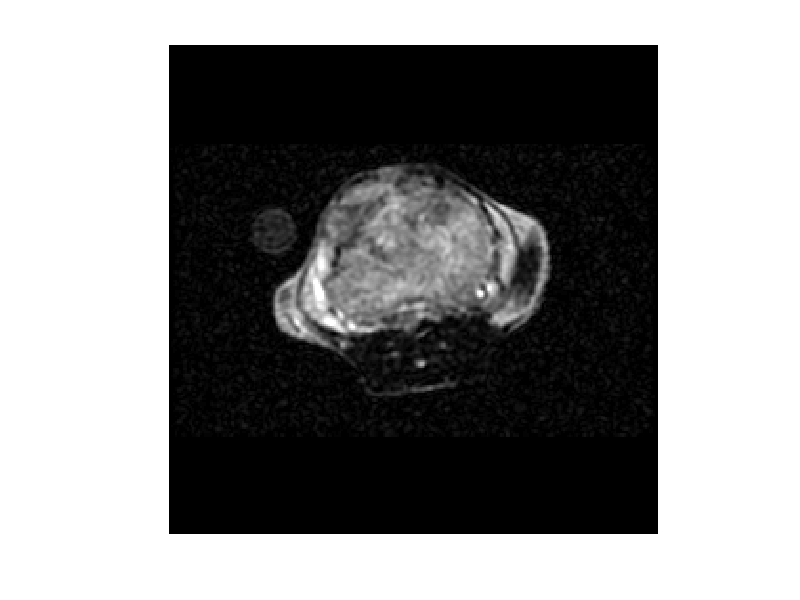

The MATLAB source for this figure: (Note: this script raises an error after producing the figure.)
% Script generates figures from paper "Optimizing flip angle sequences 
% for physiological parameter estimation in hyperpolarized carbon-13
% magnetic resonance imaging experiments"
%
% John Maidens
% July 2015 

clear all 
close all
clc 

berkeley_colors = ...
 1/256*[  0,   0,   0;
         45,  99, 127; 
        224, 158,  25; 
        194, 185, 167;
        217, 102, 31;
        185, 211, 182]; 

    
%% Visualize proton data 

slice = 5; 
load('fsems_anatomy.mat', 'im_h')
figure
image(im_h(:, :, slice)/300) 
colormap(gray)
axis off
daspect([1 1 1])
tightfig(gcf); 
print(gcf, '-dpdf', 'proton_image.pdf');


%% Extract time series data from particular voxels from tumour region 

% choose location from which to extract time series 
x_tissue = 9; % coordinates for center of left kindney region 
y_tissue = 8; % coordinates for center of left kindney region
r_tissue = 2;  % radius for left kidney region
x_blood = 8;  % coordinates for center of blood vessel region
y_blood = 10;  % coordinates for center of blood vessel region
r_blood = 1.1;   % radius for blood vessel region
location_params = [x_tissue, y_tissue, r_tissue, x_blood, y_blood, r_blood];

% extract time series from experiment 1 data 
%   -- Fisher information optimized flip angles 
load('exp1_raw_data.mat') 
[ mean_AIF_exp1, mean_pyruvate_exp1, mean_lactate_exp1,  ...
      all_AIF_exp1,     all_pyruvate_exp1,     all_lactate_exp1, ...
      coords] ...
    = extract_time_series( pa(:, :, :, 1), lac(:, :, :, 1), im_h, location_params);
alpha_exp1 = pi/180*flips; % flip angles used 

% extract time series from experiment 1 data 
%   -- Fisher information optimized flip angles 
load('exp2_raw_data.mat') 
[ mean_AIF_exp2, mean_pyruvate_exp2, mean_lactate_exp2,  ...
      all_AIF_exp2,     all_pyruvate_exp2,     all_lactate_exp2 ] ...
    = extract_time_series( pa(:, :, :, 1), lac(:, :, :, 1), im_h, location_params);
alpha_exp2 = pi/180*flips; % flip angles used 

% extract time series from experiment 1 data 
%   -- Fisher information optimized flip angles 
load('exp3_raw_data.mat') 
[ mean_AIF_exp3, mean_pyruvate_exp3, mean_lactate_exp3,  ...
      all_AIF_exp3,     all_pyruvate_exp3,     all_lactate_exp3 ] ...
    = extract_time_series( pa(:, :, :, 1), lac(:, :, :, 1), im_h, location_params);
alpha_exp3 = flips; % flip angles used  


%% Plot flip angles used in experiments 

figure 
set(gca,'ColorOrder', berkeley_colors(2:3, :), 'NextPlot', 'replacechildren')
plot(180/pi*alpha_exp1', 'x-', 'LineWidth', 2) 
title('Optimized flip angle sequence') 
xlabel('acquisition number')
ylabel('flip angle (degrees)')
leg = legend('pyruvate', 'lactate'); 
axis([0 30 0 100])
set(leg,'FontSize',14);
set(gca,'FontSize',14);
tightfig(gcf);
print(gcf, '-dpdf', 'flip_angles_fisher.pdf');

figure 
set(gca,'ColorOrder', berkeley_colors(2:3, :), 'NextPlot', 'replacechildren')
plot(180/pi*alpha_exp2', 'x-', 'LineWidth', 2) 
title('T1 effective flip angle sequence') 
xlabel('acquisition number')
ylabel('flip angle (degrees)')
leg = legend('pyruvate', 'lactate'); 
axis([0 30 0 100])
set(leg,'FontSize',14);
set(gca,'FontSize',14);
tightfig(gcf);
print(gcf, '-dpdf', 'flip_angles_T1_effective.pdf');

figure 
set(gca,'ColorOrder', berkeley_colors(2:3, :), 'NextPlot', 'replacechildren')
plot(180/pi*alpha_exp3', 'x-', 'LineWidth', 2) 
title('RF compensated flip angle sequence') 
xlabel('acquisition number')
ylabel('flip angle (degrees)')
leg = legend('pyruvate', 'lactate'); 
axis([0 30 0 100])
set(leg,'FontSize',14);
set(gca,'FontSize',14);
tightfig(gcf);
print(gcf, '-dpdf', 'flip_angles_RF_compensated.pdf');


%% Visulaize raw data 

load('exp1_raw_data.mat') 
[fig1, fig2] = plot_raw_data( pa, lac, 1/100, 1/30 );
fig1 = tightfig(fig1); 
fig2 = tightfig(fig2); 
print(fig1, '-dpdf', 'raw_data_pyruvate.pdf');
print(fig2, '-dpdf', 'raw_data_lactate.pdf');


%% Plot slice profiles 

% load actual slice profile 
load('correction_factors_profiles.mat')
lo = find(zloc > -30, 1);
hi = find(zloc > 30, 1);
Pi = flip_profile(lo:hi); 
z = zloc(lo:hi); 

% generate ideal slice profile 
Pi_ideal = (z <= 7.5).*(z >= -7.5); 

% number of discretization points 
M = length(Pi); 

figure
set(gca,'ColorOrder', berkeley_colors(2:3, :), 'NextPlot', 'replacechildren')
plot(z*8/15, Pi_ideal, z*8/15, Pi, 'Linewidth', 2)
xlabel('distance from center of slice (mm)')
ylabel('fraction of flip angle applied') 
title('Flip angle profile') 
leg = legend('ideal profile', 'realistic profile') ; 
axis([-15 15 0 1.05])
set(leg,'FontSize',14);
set(gca,'FontSize',14);
tightfig(gcf); 
print(gcf, '-dpdf', 'profile.pdf');


%% Visualize locations where time series are extracted 

dx = -10; 
dy = -7; 
figure
image(im_h(:, :, 5)/300) 
colormap(gray)
axis off
hold on 
gold_im_h = cat(3, berkeley_colors(3, 1)*ones(size(im_h(:, :, 5))), berkeley_colors(3, 2)*ones(size(im_h(:, :, 5))), berkeley_colors(3, 3)*ones(size(im_h(:, :, 5))));
h = imshow(gold_im_h);
[X, Y] = meshgrid(1:size(pa, 1), 1:size(pa, 1)); 
mask_left = ((X-x_tissue).^2 + (Y-y_tissue).^2 < r_tissue^2); 
mask_left_im_h = kron(mask_left, [ones(15, 15) zeros(15, 1); zeros(1, 15) 0]); 
set(h, 'AlphaData', mask_left_im_h); 
hold off
text(coords(:, 1)*16+dx, coords(:, 2)*16+dy, num2str([1:9]'))
daspect([1 1 1])
tightfig(gcf); 
print(gcf, '-dpdf', 'voxels_extracted.pdf');


%% Perform first step of parameter estimation process: fit a single AIF to all the voxels simultaneously 

TR = 2; 
N = 30; 

% nominal parameter values 
kTRANS = 0.05; 
kPL    = 0.05; 
R1P    = 1/20; 
R1L    = 1/20; 
noise_level = 4.2844e04;   % estimate of sigma squared for this data set

parameters_initial = [kTRANS kPL R1L]; 
known_parameters = [ R1P  ]; 

% compute mean state and input trajectories 
u_exp1    = mean_AIF_exp1./sum(sin(Pi*alpha_exp1(1, :)), 1); 
pa_mean_exp1   = mean(all_pyruvate_exp1, 1); 
lac_mean_exp1  = mean(all_lactate_exp1, 1); 
data_exp1 = [pa_mean_exp1; lac_mean_exp1]; 

u_exp2    = mean_AIF_exp2./sum(sin(Pi*alpha_exp2(1, :)), 1); 
pa_mean_exp2   = mean(all_pyruvate_exp2, 1); 
lac_mean_exp2  = mean(all_lactate_exp2, 1); 
data_exp2 = [pa_mean_exp2; lac_mean_exp2]; 

u_exp3    = mean_AIF_exp3./sum(sin(Pi*alpha_exp3(1, :)), 1);
pa_mean_exp3   = mean(all_pyruvate_exp3, 1); 
lac_mean_exp3  = mean(all_lactate_exp3, 1); 
data_exp3 = [pa_mean_exp3; lac_mean_exp3]; 

% initialization of the optimization decision variables 
t = 0:TR:(N-1)*TR;
alph = 2;
A0 = 5000;
beta = 5; 
fact = 1e-06 % normalizing factor for AIF so that decision variables are of similar scale
u_initial = fact*A0*t.^alph.*exp(-t/beta); 
var_initial = [parameters_initial, u_initial, u_initial, u_initial]; 

% perform optimization for joint parameter fit 
obj = @(var) joint_least_squares(var(1:3), known_parameters, noise_level, Pi, alpha_exp1, alpha_exp2, alpha_exp3, data_exp1, data_exp2, data_exp3, var(4:3+N)/fact, var(4+N:3+2*N)/fact, var(4+N+N:3+3*N)/fact); 
options = optimset( 'Display', 'iter', 'MaxFunEvals', 10000); 
param_est = fmincon(obj, var_initial, [], [], [], [], [0 0 0 ], [1 1 1], [], options) 

% extract resulting estimates of the arterial input function 
u_est_exp1 = param_est(4:3+N)/fact; 
u_est_exp2 = param_est(4+N:3+N+N)/fact; 
u_est_exp3 = param_est(4+N+N:3+N+N+N)/fact; 


%% Perform the second step of parameter estimation: fit kPL, kTRANS separately for each voxel 

% fixed parameter values  
R1P    = 1/20; 
R1L = param_est(3); 
known_parameters = [R1P R1L]; 

% inital parameter values for search 
kTRANS = param_est(1); 
kPL = param_est(2); 
parameters_initial = [kTRANS kPL ]; 

% Normalize magnitude of the input functions 
scaling_factor = sum([u_exp1  u_exp2 u_exp3])/sum(param_est(3:end))
% scaling_factor = 1/fact

% Do ML estimation 
var_initial = parameters_initial; 
for i=1:size(all_pyruvate_exp1, 1)
    i
    
    data_exp1 = abs([all_pyruvate_exp1(i, :); all_lactate_exp1(i, :)]); 
    obj = @(var) negative_log_likelihood_rician(var, known_parameters, noise_level, Pi, alpha_exp1, data_exp1, scaling_factor*abs(param_est(3:2+N))); 
 %   obj = @(var) negative_log_likelihood_rician(var, known_parameters, noise_level, Pi, alpha_exp1, data_exp1, u_est_exp1); 
    options = optimset( 'Display', 'iter', 'MaxFunEvals', 1000); 
    param_est_exp1(i, :) = fminunc(obj, var_initial, options);

    data_exp2 = abs([all_pyruvate_exp2(i, :); all_lactate_exp2(i, :)]); 
    obj = @(var) negative_log_likelihood_rician(var, known_parameters, noise_level, Pi, alpha_exp2, data_exp2, scaling_factor*abs(param_est(3+N:2+N+N))); 
%    obj = @(var) negative_log_likelihood_rician(var, known_parameters, noise_level, Pi, alpha_exp2, data_exp2, u_est_exp2); 
    options = optimset( 'Display', 'iter', 'MaxFunEvals', 1000); 
    param_est_exp2(i, :) = fminunc(obj, var_initial, options);

    data_exp3 = abs([all_pyruvate_exp3(i, :); all_lactate_exp3(i, :)]); 
    obj = @(var) negative_log_likelihood_rician(var, known_parameters, noise_level, Pi, alpha_exp3, data_exp3, scaling_factor*abs(param_est(3+N+N:2+N+N+N))); 
%    obj = @(var) negative_log_likelihood_rician(var, known_parameters, noise_level, Pi, alpha_exp3, data_exp3, u_est_exp3); 
    options = optimset( 'Display', 'iter', 'MaxFunEvals', 1000); 
    param_est_exp3(i, :) = fminunc(obj, var_initial, options);
end


%% plot estimated input functions 

figure 
set(gca,'ColorOrder', berkeley_colors([2 4 3], :), 'NextPlot', 'replacechildren')
plot(0:TR:(N-1)*TR,  scaling_factor*param_est(3+N:2+N+N),  0:TR:(N-1)*TR,  scaling_factor*param_est(3+N+N:2+N+N+N), 0:TR:(N-1)*TR,  scaling_factor*param_est(3:2+N), 'LineWidth', 2)
xlabel('t (seconds)')
ylabel('Estimated u(t)')
leg = legend('T1 effective', 'RF compensated', 'Fisher information');  
title('Inputs estimated from state trajectories') 
set(leg,'FontSize',14);
set(gca,'FontSize',14);
tightfig(gcf);
print(gcf, '-dpdf', 'estimated_inputs.pdf');


%% Visulalize spread of kTRANS and kPL estimates 

dx = 0.002; 

figure 
set(gca,'ColorOrder', berkeley_colors([2 4 3], :), 'NextPlot', 'replacechildren')
hold on
plot(param_est_exp2(:, 1), param_est_exp2(:, 2), 'o', 'MarkerFaceColor', berkeley_colors(2, :))
text(param_est_exp2(:, 1)+dx, param_est_exp2(:, 2), cellstr(num2str([1:size(param_est_exp2, 1)]')))
plot(param_est_exp3(:, 1), param_est_exp3(:, 2), 'o', 'MarkerFaceColor', berkeley_colors(4, :)) 
text(param_est_exp3(:, 1)+dx, param_est_exp3(:, 2), cellstr(num2str([1:size(param_est_exp3, 1)]')))
plot(param_est_exp1(:, 1), param_est_exp1(:, 2), 'o', 'MarkerFaceColor', berkeley_colors(3, :))
text(param_est_exp1(:, 1)+dx, param_est_exp1(:, 2), cellstr(num2str([1:size(param_est_exp1, 1)]')))
hold off
xlabel('k_{TRANS}')
ylabel('k_{PL}')
leg = legend('T1 effective', 'RF compensated', 'Fisher information');  
title('Spread of parameter estimates for multiple voxels')
set(leg,'FontSize',14);
set(gca,'FontSize',14);
xlabel('kTRANS')
ylabel('kPL')
tightfig(gcf);
print(gcf, '-dpdf', 'kPL_kTRANS_in_vivo_est.pdf');


%% Plot fit of model to data 

i = 5 % choose voxel 

figure 
set(gca,'ColorOrder', berkeley_colors([2 3 1 4], :), 'NextPlot', 'replacechildren')
data_exp1 = abs([all_pyruvate_exp1(i, :); all_lactate_exp1(i, :)]); 
y_exp1 = trajectories_2param(param_est_exp1(i, :), known_parameters, Pi, alpha_exp1, scaling_factor*param_est(3:2+N));
plot(0:TR:TR*(N-1), data_exp1, '-o', 0:TR:TR*(N-1), y_exp1, '-', 'LineWidth', 2) 
xlabel('time (s)')
ylabel('measured signal (au)') 
title('Output fit -- Fisher information-optimized flip angles')
leg = legend('pyruvate (data)', 'lactate (data)', 'pyruvate (model)', 'lactate (model)');  
axis([0 60 0 10000])
set(leg,'FontSize',14);
set(gca,'FontSize',14);
tightfig(gcf);
print(gcf, '-dpdf', 'fit_Fisher_information.pdf');

figure
set(gca,'ColorOrder', berkeley_colors([2 3 1 4], :), 'NextPlot', 'replacechildren')
data_exp2 = abs([all_pyruvate_exp2(i, :); all_lactate_exp2(i, :)]); 
y_exp2 = trajectories_2param(param_est_exp2(i, :), known_parameters, Pi, alpha_exp2, scaling_factor*param_est(3+N:2+N+N));
plot(0:TR:TR*(N-1), data_exp2, '-o', 0:TR:TR*(N-1), y_exp2, '-', 'LineWidth', 2) 
xlabel('time (s)')
ylabel('measured signal (au)') 
title('Output fit -- T1 effective flip angles')
leg = legend('pyruvate (data)', 'lactate (data)', 'pyruvate (model)', 'lactate (model)');  
axis([0 60 0 10000])
set(leg,'FontSize',14);
set(gca,'FontSize',14);
tightfig(gcf);
print(gcf, '-dpdf', 'fit_T1_effective.pdf');

figure
set(gca,'ColorOrder', berkeley_colors([2 3 1 4], :), 'NextPlot', 'replacechildren')
data_exp3 = abs([all_pyruvate_exp3(i, :); all_lactate_exp3(i, :)]); 
y_exp3 = trajectories_2param(param_est_exp3(i, :), known_parameters, Pi, alpha_exp3, scaling_factor*param_est(3+N+N:2+N+N+N));
plot(0:TR:TR*(N-1), data_exp3, '-o', 0:TR:TR*(N-1), y_exp3, '-', 'LineWidth', 2) 
xlabel('time (s)')
ylabel('measured signal (au)') 
title('Output fit -- RF compensated flip angles')
leg = legend('pyruvate (data)', 'lactate (data)', 'pyruvate (model)', 'lactate (model)');  
axis([0 60 0 10000])
set(leg,'FontSize',14);
set(gca,'FontSize',14);
tightfig(gcf);
print(gcf, '-dpdf', 'fit_RF_compensated.pdf');


%% Do ML estimation for Fisher information data

load('exp1_raw_data.mat')

var_initial = parameters_initial; 
for i=1:size(pa, 1)
    for j=1:size(pa, 2)

        [i, j] 

        data = abs([pa(i, j, :, 1); lac(i, j, :, 1)]); 
        obj = @(var) negative_log_likelihood_rician(var, known_parameters, noise_level, Pi, alpha_exp1, data, scaling_factor*abs(param_est(3:2+N))); 
        options = optimset( 'Display', 'iter', 'MaxFunEvals', 1000); 
        parameter_map_Fisher_information(i, j, :) = fminunc(obj, var_initial, options);

    end
end


%% Plot parameter maps for Fisher information data

% plot kTRANS map 
figure
imagesc(parameter_map_Fisher_information(:, :, 1))
title('Map of parameter kTRANS')
axis off
axis off
colorbar
daspect([1 1 1])
print(gcf, '-dpdf', 'kTRANS_map_Fisher_information.pdf');

% plot kPL map 
figure
imagesc(parameter_map_Fisher_information(:, :, 2))
title('Map of parameter kPL')
axis off
caxis([0.09 0.13])
colorbar
daspect([1 1 1])
print(gcf, '-dpdf', 'kPL_map_Fisher_information.pdf');

% plot kPL map superimposed over proton image 
proton_im(:, :, 1) = im_h(:, :, 5)/20000; 
proton_im(:, :, 2) = im_h(:, :, 5)/20000; 
proton_im(:, :, 3) = im_h(:, :, 5)/20000; 

figure 
image(proton_im) 
hold on
% transparency is set using kTRANS value 
image(imresize(parameter_map_Fisher_information(:, :, 2), [256, 256]), 'AlphaData', imresize(parameter_map_Fisher_information(:, :, 1), [256, 256])*10, 'CDataMapping','scaled')
caxis([0.09 0.13])
colorbar
hold off
axis off
daspect([1 1 1])
print(gcf, '-dpdf', 'parameter_map_Fisher_information.pdf');


%% Do ML estimation for T1 effective data 

load('exp2_raw_data.mat')

var_initial = parameters_initial; 
for i=1:size(pa, 1)
    for j=1:size(pa, 2)

        [i, j] 

        data = abs([pa(i, j, :, 1); lac(i, j, :, 1)]); 
        obj = @(var) negative_log_likelihood_rician(var, known_parameters, noise_level, Pi, alpha_exp2, data, scaling_factor*abs(param_est(3+N:2+N+N))); 
        options = optimset( 'Display', 'iter', 'MaxFunEvals', 1000); 
        parameter_map_T1_effective(i, j, :) = fminunc(obj, var_initial, options);

    end
end


%% Plot parameter maps for T1 effective data

% plot kTRANS map 
figure
imagesc(parameter_map_T1_effective(:, :, 1))
title('Map of parameter kTRANS')
axis off
axis off
colorbar
daspect([1 1 1])
print(gcf, '-dpdf', 'kTRANS_map_T1_effective.pdf');

% plot kPL map 
figure
imagesc(parameter_map_T1_effective(:, :, 2))
title('Map of parameter kPL')
axis off
caxis([0.09 0.13])
colorbar
daspect([1 1 1])
print(gcf, '-dpdf', 'kPL_map_T1_effective.pdf');

% plot kPL map superimposed over proton image 
figure 
image(proton_im) 
hold on
% transparency is set using kTRANS value 
image(imresize(parameter_map_T1_effective(:, :, 2), [256, 256]), 'AlphaData', imresize(parameter_map_T1_effective(:, :, 1), [256, 256])*10, 'CDataMapping','scaled')
caxis([0.09 0.13])
colorbar
hold off
axis off
daspect([1 1 1])
print(gcf, '-dpdf', 'parameter_map_T1_effective.pdf');


%% Do ML estimation for RF compensated data 

load('exp3_raw_data.mat')

var_initial = parameters_initial; 
for i=1:size(pa, 1)
    for j=1:size(pa, 2)

        [i, j] 

        data = abs([pa(i, j, :, 1); lac(i, j, :, 1)]); 
        obj = @(var) negative_log_likelihood_rician(var, known_parameters, noise_level, Pi, alpha_exp3, data, scaling_factor*abs(param_est(3+N+N:2+N+N+N))); 
        options = optimset( 'Display', 'iter', 'MaxFunEvals', 1000); 
        parameter_map_RF_compensated(i, j, :) = fminunc(obj, var_initial, options);

    end
end


%% Plot parameter maps for RF compensated data

% plot kTRANS map 
figure
imagesc(parameter_map_RF_compensated(:, :, 1))
title('Map of parameter kTRANS')
axis off
colorbar
daspect([1 1 1])
print(gcf, '-dpdf', 'kTRANS_map_RF_compensated.pdf');

% plot kPL map 
figure
imagesc(parameter_map_RF_compensated(:, :, 2))
title('Map of parameter kPL')
axis off
caxis([0.09 0.13])
colorbar
daspect([1 1 1])
print(gcf, '-dpdf', 'kPL_map_RF_compensated.pdf');

% plot kPL map superimposed over proton image 
figure 
image(proton_im) 
hold on
% transparency is set using kTRANS value 
image(imresize(parameter_map_RF_compensated(:, :, 2), [256, 256]), 'AlphaData', imresize(parameter_map_RF_compensated(:, :, 1), [256, 256])*10, 'CDataMapping','scaled')
caxis([0.09 0.13])
colorbar
hold off
axis off
daspect([1 1 1])
print(gcf, '-dpdf', 'parameter_map_RF_compensated.pdf');
